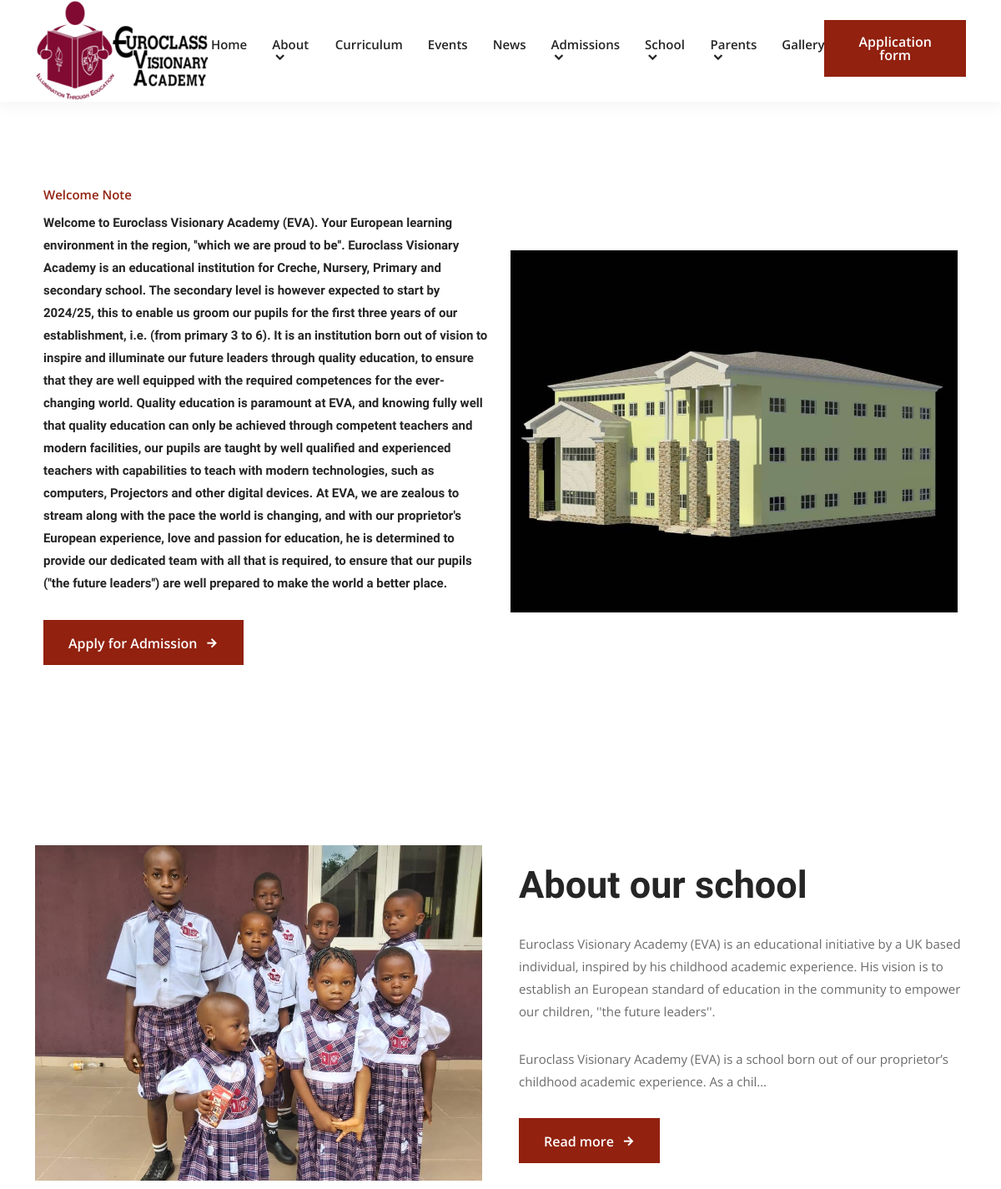
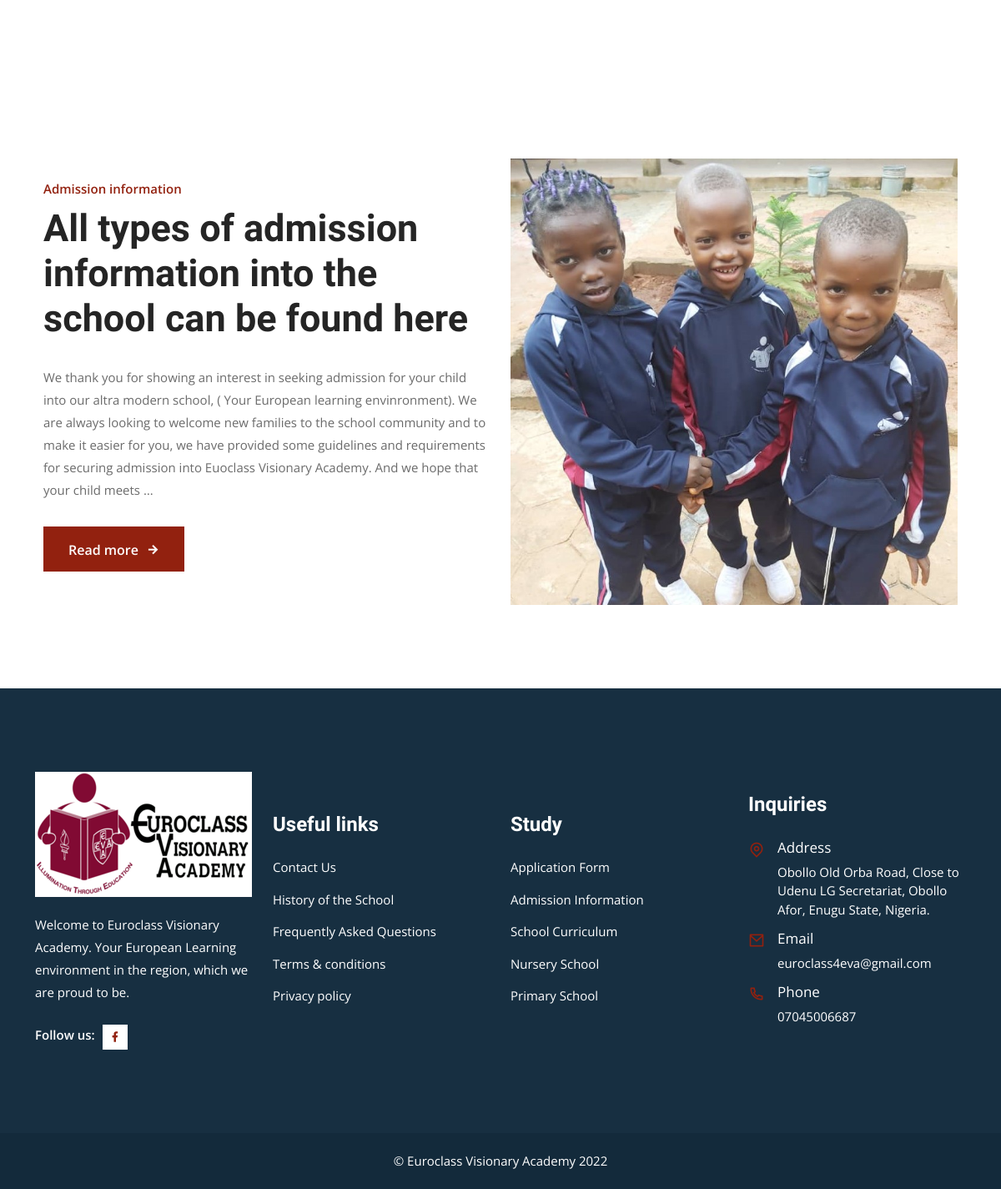
The page / on the database its author committed (2 pictures, top to bottom).
### core/models.py (models this page shows, shortened)
class SchoolContactInfo(models.Model):
    short_information = models.CharField(max_length=150)
    address = models.CharField(max_length=200)
    email = models.EmailField()
    phone_number = models.CharField(max_length=15)
    logo = models.ImageField(upload_to='logo')
    facebook_url = models.URLField(blank=True)
    instagram_url = models.URLField(blank=True)
    twitter_url = models.URLField(blank=True)
    linkedin_url = models.URLField(blank=True)
    class Meta:
        verbose_name = 'School Contact Information'
        verbose_name_plural = 'School Contact Information'

class About(models.Model):
    welcome_note = models.TextField()
    welcome_note_image = models.ImageField(upload_to='about')
    history = RichTextUploadingField()
    history_title = models.CharField(max_length=20)
    history_image = models.ImageField(upload_to='about')
    admission_information = RichTextField()
    admission_information_image = models.ImageField(upload_to='about')
    class Meta:
        verbose_name_plural = 'About'

### core/views.py (the view)
# urls.py: path('', views.home, name='home'),
def home(request):
    now = datetime.datetime.now()
    events = Event.objects.filter(date__gte=now)[:3]
    next_event = None
    if events.exists():
        next_event = Event.objects.filter(date__gte=now).earliest()
    news = News.objects.all()[:3]
    about = About.objects.first()
    context = {
        'events': events, 'next_event': next_event,
        'news': news, 'about': about,
    }
    return render(request, 'home.html', context)

### core/context_processors.py (called while the page is built)
def euroclass(request):
    return {
        'about': About.objects.first(),
        'latest_news': News.objects.all()[:3],
        'info': SchoolContactInfo.objects.first(),
    }

### templates/home.html (shortened to what this page needs)
{% extends "base.html" %}
{% load static %}
{% block content %}
<section class="about-area ptb-100">
    <div class="container">
        <div class="row align-items-center">
            <div class="col-xl-6 mb-3">
                <div class="about-content ml-15">
                    <span>Welcome Note</span>
                    <h4>{{ about.welcome_note|linebreaks }}</h4>
                    <a href="{% url 'application' %}" class="default-btn">
                        Apply for Admission
                        <i class="ri-arrow-right-line"></i>
                    </a>
                </div>
            </div>
            <div class="col-xl-6">
                <div class="about-img-two mr-15">
                    {% if about.welcome_note_image %}
                    <img src="{{ about.welcome_note_image.url }}" alt="Image">
                    {% endif %}
                </div>
            </div>
        </div>
    </div>
</section>
<section class="about-area ptb-100">
    <div class="container">
        <div class="row align-items-center">
            <div class="col-xl-6">
                <div class="about-img-two mr-15">
                    {% if about.history_image %}
                    <img src="{{ about.history_image.url }}" alt="Image">
                    {% endif %}
                </div>
            </div>
            <div class="col-xl-6">
                <div class="about-content ml-15">
                    <h2>{{ about.history_title }}</h2>
                    <p>{{ about.history|safe|truncatechars:420 }}</p>
                    <a href="{% url 'history' %}" class="default-btn">
                        Read more
                        <i class="ri-arrow-right-line"></i>
                    </a>
                </div>
            </div>
        </div>
    </div>
</section>
<section class="about-area ptb-100">
    <div class="container">
        <div class="row align-items-center">
            <div class="col-lg-6 mb-3">
                <div class="admission-content ml-15">
                    <span>Admission information</span>
                    <h2>All types of admission information into the school can be found here</h2>
                    <p>{{ about.admission_information|safe|truncatewords:63 }}</p>
                    <a href="{% url 'admission' %}" class="default-btn">
						Read more
						<i class="ri-arrow-right-line"></i>
					</a>
                </div>
            </div>
            <div class="col-lg-6">
                <div class="about-img-two mr-15">
                    {% if about.admission_information_image %}
                    <img style="width: 700px;" src="{{ about.admission_information_image.url }}" alt="Image">
                    {% endif %}
                </div>
            </div>
        </div>
    </div>
</section>
{% endblock %}

### templates/base.html (shortened to what this page needs)
<!doctype html>
<html lang="en">
{% load static %}
<head>
    <link rel="stylesheet" href="{% static 'css/bootstrap.min.css' %}">
    <link rel="stylesheet" href="{% static 'css/owl.theme.default.min.css' %}">
    <link rel="stylesheet" href="{% static 'css/owl.carousel.min.css' %}">
    <link href="https://cdn.jsdelivr.net/npm/remixicon@2.2.0/fonts/remixicon.css" rel="stylesheet">
    <link rel="stylesheet" href="{% static 'css/meanmenu.min.css' %}">
    <link rel="stylesheet" href="{% static 'css/animate.min.css' %}">
    <link rel="stylesheet" href="{% static 'css/odometer.min.css' %}">
    <link rel="stylesheet" href="{% static 'css/magnific-popup.min.css' %}">
    <link rel="stylesheet" href="{% static 'css/date-picker.min.css' %}">
    <link rel="stylesheet" href="{% static 'css/app.css' %}?v=1.1">
    <link rel="stylesheet" href="{% static 'css/style.css' %}">
    <link rel="stylesheet" href="{% static 'css/responsive.css' %}">
</head>
<body>
    {% include '_navbar.html' %}
    {% block content %}{% endblock %}
    <footer class="footer-area black-bg-color">
        <div class="container">
            <div class="row align-items-center justify-content-center">
                <div class="col-lg-3 col-sm-6">
                    <div class="single-footer-widget bg-f9f5f1">
                        <a href="index.html" class="logo">
                                <img src="{% if info.logo %}{{ info.logo.url }}{% else %}https://via.placeholder.com/157x48{% endif %}" alt="Image">
                            </a>
                        <p>{{ info.short_information }}</p>
                        <ul class="social-icon">
                            <li>
                                <span>Follow us:</span>
                            </li>
                            <li>
                                <a href="{{ info.facebook_url }}" target="_blank">
                                        <i class="ri-facebook-fill"></i>
                                    </a>
                            </li>
                        </ul>
                    </div>
                </div>
                <div class="col-lg-3 col-sm-6">
                    <div class="single-footer-widget">
                        <h3>Useful links</h3>
                        <ul class="import-link">
                            <li>
                                <a href="{% url 'contact' %}">Contact Us</a>
                            </li>
                            <li>
                                <a href="{% url 'history' %}">History of the School</a>
                            </li>
                            <li>
                                <a href="{% url 'faq' %}">Frequently Asked Questions</a>
                            </li>
                            <li>
                                <a href="/terms/">Terms & conditions</a>
                            </li>
                            <li>
                                <a href="/privacy/">Privacy policy</a>
                            </li>
                        </ul>
                    </div>
                </div>
                <div class="col-lg-3 col-sm-6">
                    <div class="single-footer-widget">
                        <h3>Study</h3>
                        <ul class="import-link">
                            <li>
                                <a href="{% url 'application' %}">Application Form</a>
                            </li>
                            <li>
                                <a href="{% url 'admission' %}">Admission Information</a>
                            </li>
                            <li>
                                <a href="{% url 'curriculum' %}">School Curriculum</a>
                            </li>
                            <li>
                                <a href="/nursery/">Nursery School</a>
                            </li>
                            <li>
                                <a href="/primary/">Primary School</a>
                            </li>
                        </ul>
                    </div>
                </div>
                <div class="col-lg-3 col-sm-6">
                    <div class="single-footer-widget">
                        <h3>Inquiries</h3>
                        <ul class="address">
                            <li class="location">
                                <i class="ri-map-pin-line"></i>
                                <span>Address</span> {{ info.address }}
                            </li>
                            <li>
                                <i class="ri-mail-line"></i>
                                <span>Email</span>
                                <a href="mailto:{{ info.email }}">{{ info.email }}</a>
                            </li>
                            <li>
                                <i class="ri-phone-line"></i>
                                <span>Phone</span>
                                <a href="tel:{{ info.phone_number }}">{{ info.phone_number }}</a>
                            </li>
                        </ul>
                    </div>
                </div>
            </div>
        </div>
    </footer>
    <div class="copy-right-area">
        <div class="container">
            <p>
                &copy; Euroclass Visionary Academy {% now "Y" %}
            </p>
        </div>
    </div>
</body>
</html>

### templates/_navbar.html (shortened to what this page needs)
<header class="header-area">
    <div class="navbar-area">
        <div class="desktop-nav">
            <div class="container">
                <nav class="navbar navbar-expand-md navbar-light">
                    <a class="navbar-brand" href="{% url 'home' %}">
                            <img src="{% if info.logo %}{{ info.logo.url }}{% else %}https://via.placeholder.com/157x48{% endif %}" alt="logo">
                        </a>
                    <div class="collapse navbar-collapse mean-menu" id="navbarSupportedContent">
                        <ul class="navbar-nav m-auto">
                            <li class="nav-item">
                                <a href="{% url 'home' %}" class="nav-link">Home</a>
                            </li>
                            <li class="nav-item">
                                <a href="#" class="nav-link">
                                    About <i class="ri-arrow-down-s-line"></i>
                                </a>
                            </li>
                            <li class="nav-item">
                                <a href="{% url 'curriculum' %}" class="nav-link">Curriculum</a>
                            </li>
                            <li class="nav-item">
                                <a href="{% url 'events' %}" class="nav-link">Events</a>
                            </li>
                            <li class="nav-item">
                                <a href="{% url 'news' %}" class="nav-link">News</a>
                            </li>
                            <li class="nav-item">
                                <a href="#" class="nav-link">
                                    Admissions <i class="ri-arrow-down-s-line"></i>
                                </a>
                            </li>
                            <li class="nav-item">
                                <a href="#" class="nav-link">
                                    School <i class="ri-arrow-down-s-line"></i>
                                </a>
                            </li>
                            <li class="nav-item">
                                <a href="#" class="nav-link">
                                    Parents <i class="ri-arrow-down-s-line"></i>
                                </a>
                            </li>
                            <li class="nav-item">
                                <a href="{% url 'gallery' %}" class="nav-link">Gallery</a>
                            </li>
                        </ul>
                        <div class="others-options">
                            <ul>
                                <li>
                                    <a href="{% url 'application' %}" class="default-btn">Application form</a>
                                </li>
                            </ul>
                        </div>
                    </div>
                </nav>
            </div>
        </div>
    </div>
</header>

### static/css/style.css (style rules this page uses)
.about-area { position: relative; 1z-index: 1; }
.about-content span { font-size: 15px; color: var(--main-color); font-weight: 600; display: block; margin-bottom: 10px; }
.about-content h2 { font-size: 45px; margin-bottom: 20px; }
.about-content p { margin-bottom: 30px; }
.admission-content span { font-size: 15px; color: var(--main-color); font-weight: 600; display: block; margin-bottom: 10px; }
.admission-content h2 { font-size: 45px; margin-bottom: 20px; }
.admission-content p { margin-bottom: 30px; }

### rows shown on the page
SchoolContactInfo: logo (picture), short_information "Welcome to Euroclass Visionary Academy. Your European Learning environment in the region, which we are proud to be.", address "Obollo Old Orba Road, Close to Udenu LG Secretariat, Obollo Afor, Enugu State, Nigeria.", email "euroclass4eva@gmail.com", phone_number "07045006687"
About: welcome_note "Welcome to Euroclass Visionary Academy (EVA). Your European learning environment in the region, ''which we are proud to be''. Euroclass Visionary Academy is an educational institution for Creche, Nursery, Primary and secondary school. The secondary level is however expected to start by 2024/25, this to enable us groom our pupils for the first three years of our establishment, i.e. (from primary 3 to 6). It is an institution born out of vision to inspire and illuminate our future leaders through quality education, to ensure that they are well equipped with the required competences for the ever-changing world. Quality education is paramount at EVA, and knowing fully well that quality…", welcome_note_image (picture), history_image (picture), history_title "About our school", history "Euroclass Visionary Academy (EVA) is an educational initiative by a UK based individual, inspired by his childhood academic experience. His vision is to establish an European standard of education in the community to empower our children, ''the future leaders''. Euroclass Visionary Academy (EVA) is a school born out of our proprietor’s childhood academic experience. As a chil…", admission_information "We thank you for showing an interest in seeking admission for your child into our altra modern school, ( Your European learning envinronment). We are always looking to welcome new families to the school community and to make it easier for you, we have provided some guidelines and requirements for securing admission into Euoclass Visionary Academy. And we hope that your child meets …", admission_information_image (picture)
